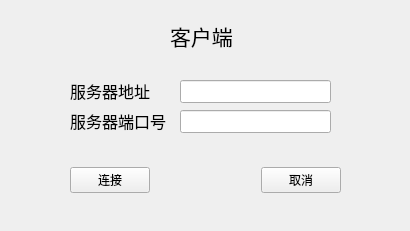
<?xml version="1.0" encoding="UTF-8"?>
<ui version="4.0">
 <class>Widget</class>
 <widget class="QWidget" name="Widget">
  <property name="geometry">
   <rect>
    <x>0</x>
    <y>0</y>
    <width>410</width>
    <height>231</height>
   </rect>
  </property>
  <property name="windowTitle">
   <string>Widget</string>
  </property>
  <widget class="QLineEdit" name="ipLineEdit">
   <property name="geometry">
    <rect>
     <x>180</x>
     <y>80</y>
     <width>151</width>
     <height>23</height>
    </rect>
   </property>
  </widget>
  <widget class="QLabel" name="label">
   <property name="geometry">
    <rect>
     <x>170</x>
     <y>20</y>
     <width>71</width>
     <height>31</height>
    </rect>
   </property>
   <property name="font">
    <font>
     <family>宋体</family>
     <pointsize>16</pointsize>
     <bold>false</bold>
    </font>
   </property>
   <property name="text">
    <string>客户端</string>
   </property>
  </widget>
  <widget class="QLabel" name="label_2">
   <property name="geometry">
    <rect>
     <x>70</x>
     <y>80</y>
     <width>101</width>
     <height>21</height>
    </rect>
   </property>
   <property name="font">
    <font>
     <family>宋体</family>
     <pointsize>12</pointsize>
     <bold>false</bold>
    </font>
   </property>
   <property name="text">
    <string>服务器地址</string>
   </property>
  </widget>
  <widget class="QLabel" name="label_3">
   <property name="geometry">
    <rect>
     <x>70</x>
     <y>110</y>
     <width>101</width>
     <height>21</height>
    </rect>
   </property>
   <property name="font">
    <font>
     <family>宋体</family>
     <pointsize>12</pointsize>
     <bold>false</bold>
    </font>
   </property>
   <property name="text">
    <string>服务器端口号</string>
   </property>
  </widget>
  <widget class="QWidget" name="horizontalLayoutWidget">
   <property name="geometry">
    <rect>
     <x>70</x>
     <y>140</y>
     <width>271</width>
     <height>80</height>
    </rect>
   </property>
   <layout class="QHBoxLayout" name="horizontalLayout">
    <item>
     <widget class="QPushButton" name="connectBtn">
      <property name="text">
       <string>连接</string>
      </property>
     </widget>
    </item>
    <item>
     <spacer name="horizontalSpacer">
      <property name="orientation">
       <enum>Qt::Horizontal</enum>
      </property>
      <property name="sizeHint" stdset="0">
       <size>
        <width>40</width>
        <height>20</height>
       </size>
      </property>
     </spacer>
    </item>
    <item>
     <widget class="QPushButton" name="cancelBtn">
      <property name="text">
       <string>取消</string>
      </property>
     </widget>
    </item>
   </layout>
  </widget>
  <widget class="QLineEdit" name="portLineEdit">
   <property name="geometry">
    <rect>
     <x>180</x>
     <y>110</y>
     <width>151</width>
     <height>23</height>
    </rect>
   </property>
  </widget>
 </widget>
 <resources/>
 <connections/>
</ui>
